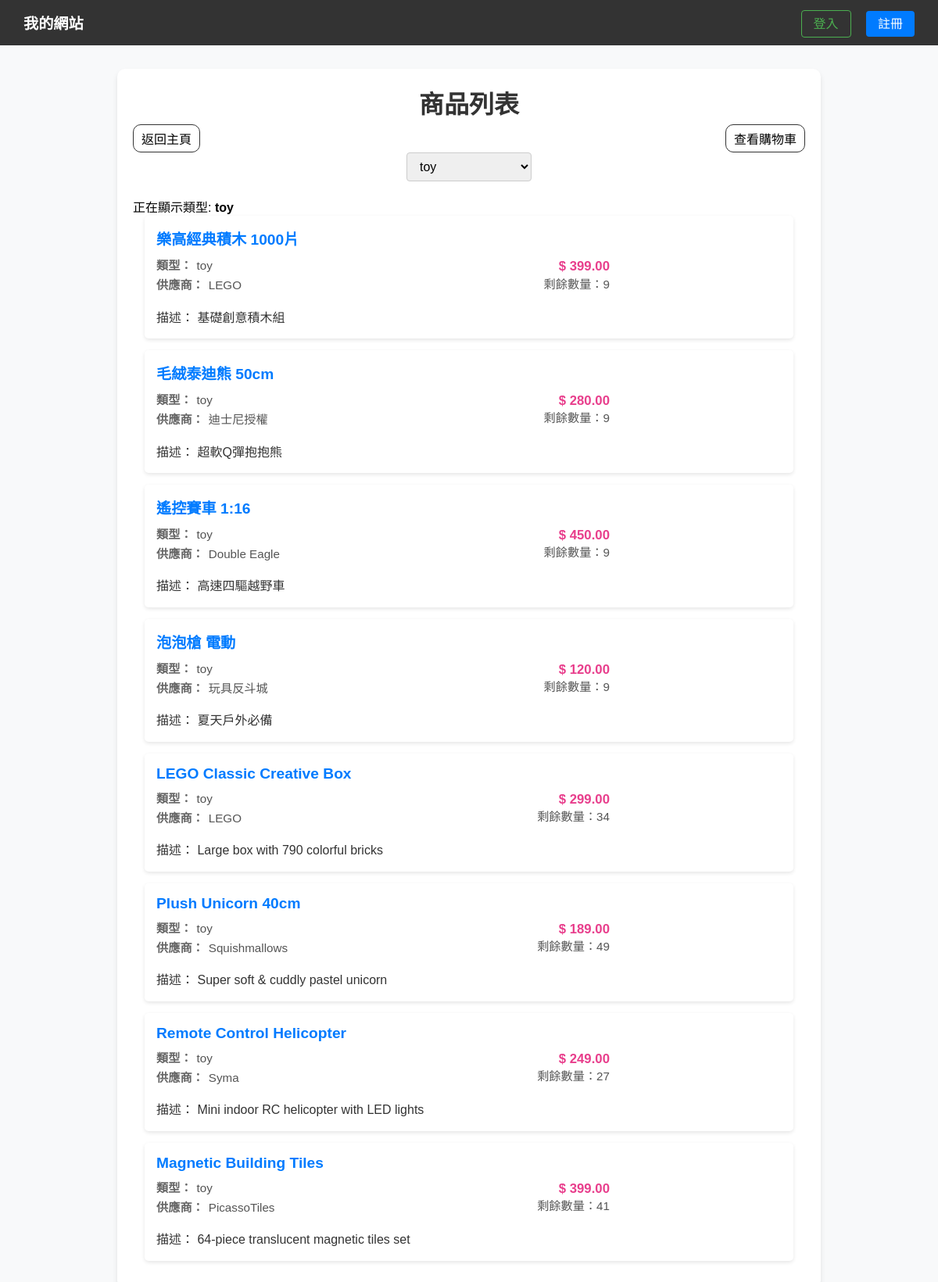
Screenshot of /list.php?type=toy with the database file from the repository.
### tables this page shows
CREATE TABLE `products` (
  `product_id` int(11) NOT NULL,
  `product_name` varchar(100) NOT NULL,
  `type` enum('drinks','food','toy','e-things') NOT NULL,
  `supplier` varchar(80) DEFAULT NULL,
  `description` text DEFAULT NULL,
  `price` decimal(10,2) NOT NULL,
  `qty` int(11) UNSIGNED NOT NULL DEFAULT 1 COMMENT 'Stock level of product',
  `updated_at` datetime DEFAULT current_timestamp() ON UPDATE current_timestamp(),
  `created_at` datetime DEFAULT current_timestamp()
);

### connect.php (called while the page is built, shortened)
<?php
$servername = "localhost";
$username = "root";
$password = "";
$db_name = "lab7";
$conn = new mysqli($servername, $username, $password, $db_name);
function safeQuery($sql, $types = null, $params = []) {
    global $conn;
    $stmt = $conn->prepare($sql);
    $response = new stdClass();
    if ($types && !empty($params)) {
        $stmt->bind_param($types, ...$params);
    }
    $response->success = $stmt->execute();
    $response->affected_rows = $stmt->affected_rows;
    $response->insert_id = $stmt->insert_id;
    $response->error = $stmt->error;
    $result = $stmt->get_result();
    $response->result = $result;
    return $response;
}
?>

### list.php (the view, shortened to what this page needs)
<?php
require_once("connect.php");
$product_types = [];
$sql_types = "SELECT DISTINCT type FROM products";
$res_types = safeQuery($sql_types);
if ($res_types->success) {
    $product_types = array_column($res_types->result->fetch_all(MYSQLI_ASSOC), 'type');
} else {
    error_log("Failed to fetch product types: " . $res_types->error);
}
$showingType = $_GET['type'] ?? '';
$products = [];
try {
    $sql = "SELECT * FROM products";
    $response = null;
    if ($showingType) {
        $sql = "SELECT * FROM products WHERE type = ?";
    }
    if ($showingType) {
        $response = safeQuery($sql, 's', [$showingType]);
    } else {
        $response = safeQuery($sql);
    }
    if ($response->success) {
        $products = $response->result->fetch_all(MYSQLI_ASSOC);
    } else {
        throw new Exception("Failed to fetch products: " . $response->error);
    }
} catch (Exception $e) {
    $products = [];
    error_log($e->getMessage());
}
?>
<!DOCTYPE html>
<html lang="zh-Hant">
<head>
    <link rel="stylesheet" href="style.css?v=<?php echo filemtime('style.css'); ?>">
</head>
<body>
    <?php require_once 'nav.php'; ?>
    <div class="content">
        <h1>商品列表</h1>
        <div style="display:grid; grid-template-columns: fit-content(100%) auto fit-content(100%); align-items: center; gap: 10px;">
            <a href="index.php">返回主頁</a>
            <a href="shopping_cart.php">查看購物車</a>
        </div>
        <div class="filter-container">
            <select onchange="location = this.value;" class="filter-select">
                <?php
                foreach ($product_types as $type) {
                    $selected = ($type === $showingType) ? 'selected' : '';
                    echo "<option value='list.php?type=" . urlencode($type) . "' $selected>" . htmlspecialchars($type) . "</option>";
                }
                ?>
            </select>
        </div>
        <?php if ($showingType): ?>
            <p>正在顯示類型: <strong><?php echo htmlspecialchars($showingType); ?></strong></p>
        <?php endif; ?>
        <ul class="product-list">
            <?php foreach ($products as $product): ?>
                <li>
                    <div class="product-details">
                        <strong><?php echo htmlspecialchars($product['product_name']); ?></strong>
                        <div class="product-info">
                            <?php
                            $remaining = intval($product['qty']);
                            ?>
                            <div class="product-row">
                                <div class="meta-left">
                                    <div class="product-meta"><span class="meta-label">類型：</span><span><?php echo htmlspecialchars($product['type']); ?></span></div>
                                    <div class="product-meta"><span class="meta-label">供應商：</span><span><?php echo htmlspecialchars($product['supplier']); ?></span></div>
                                </div>
                                <div class="meta-right">
                                    <div class="product-price">$ <?php echo htmlspecialchars($product['price']); ?></div>
                                    <?php if ($remaining !== null): ?>
                                        <?php if ($remaining <= 0): ?>
                                            <div class="sold-out-text">售罄</div>
                                        <?php else: ?>
                                            <div class="product-meta">剩餘數量：<?php echo $remaining; ?></div>
                                        <?php endif; ?>
                                    <?php endif; ?>
                                </div>
                            </div>
                            <div class="product-desc">描述： <?php echo htmlspecialchars($product['description']); ?></div>
                        </div>
                    </div>
                </li>
            <?php endforeach; ?>
        </ul>
    </div>
</body>
</html>

### style.css (style rules this page uses)
* { margin: 0; padding: 0; box-sizing: border-box; }
body { font-family: "Microsoft JhengHei", Arial, sans-serif; margin: 0; background-color: #f8f9fa; }
.content { max-width: 900px; margin: 30px auto; padding: 20px; background: white; border-radius: 10px; box-shadow: 0 4px 6px rgba(0, 0, 0, 0.1); }
.content a { text-decoration: none; color: inherit; border: #333 solid 1px; border-radius: 10px; padding: 5px 10px; }
h1 { text-align: center; color: #333; margin-bottom: 5px; }
.product-list { max-width:900px; margin:0 auto; padding:0 15px; }
.product-list li { background-color:white; margin-bottom:15px; padding:15px; border-radius:5px; box-shadow:0 2px 5px rgba(0,0,0,0.1); display:flex; justify-content:space-between; align-items:center; }
.product-details { flex:1; }
.product-details strong { font-size:1.2em; color:#007bff; }
.product-info { margin-top:10px; display:grid; grid-template-columns:1fr 180px; gap:12px 20px; align-items:start; line-height:1.4; }
.product-row { display:flex; justify-content:space-between; gap:12px; align-items:flex-start; }
.meta-left { display:flex; flex-direction:column; gap:4px; }
.meta-right { text-align:right; min-width:140px; }
.product-meta { color:#555; font-size:0.95em; }
.meta-label { color:#666; margin-right:6px; font-weight:600; }
.product-price { color:#e83e8c; font-weight:700; font-size:1.05em; }
.product-desc { grid-column:1 / -1; color:#333; margin-top:8px; }
html, body { -ms-overflow-style: none; scrollbar-width: none; }

### list.php (style rules this page uses)
.content { max-width: 900px; margin: 30px auto; padding: 20px; background: white; border-radius: 10px; box-shadow: 0 4px 6px rgba(0, 0, 0, 0.1); }
.filter-container { text-align: center; margin-bottom: 20px; }
.filter-select { padding: 8px 12px; font-size: 1em; border-radius: 4px; border: 1px solid #ccc; min-width: 160px; }
.product-list { max-width: 900px; margin: 0 auto; padding: 0 15px; }
ul { list-style-type: none; padding: 0; }
li { background-color: white; margin-bottom: 15px; padding: 15px; border-radius: 5px; box-shadow: 0 2px 5px rgba(0, 0, 0, 0.1); display: flex; justify-content: space-between; align-items: center; }
.product-details { flex: 1; }
.product-details strong { font-size: 1.2em; color: #007bff; }
.product-info { margin-top: 10px; display: grid; grid-template-columns: 1fr 180px; gap: 12px 20px; align-items: start; line-height: 1.4; }
.product-row { display: flex; justify-content: space-between; gap: 12px; align-items: flex-start; }
.meta-left { display: flex; flex-direction: column; gap: 4px; }
.meta-right { text-align: right; min-width: 140px; }
.product-meta { color: #555; font-size: 0.95em; }
.meta-label { color: #666; margin-right: 6px; font-weight: 600; }
.product-price { color: #e83e8c; font-weight: 700; font-size: 1.05em; }
.product-desc { grid-column: 1 / -1; color: #333; margin-top: 8px; }

### rows the page displays
products: product_name "樂高經典積木 1000片", type "toy", supplier "LEGO", price "399.00", qty "9", description "基礎創意積木組"
products: product_name "毛絨泰迪熊 50cm", type "toy", supplier "迪士尼授權", price "280.00", qty "9", description "超軟Q彈抱抱熊"
products: product_name "遙控賽車 1:16", type "toy", supplier "Double Eagle", price "450.00", qty "9", description "高速四驅越野車"
products: product_name "泡泡槍 電動", type "toy", supplier "玩具反斗城", price "120.00", qty "9", description "夏天戶外必備"
products: product_name "LEGO Classic Creative Box", type "toy", supplier "LEGO", price "299.00", qty "34", description "Large box with 790 colorful bricks"
products: product_name "Plush Unicorn 40cm", type "toy", supplier "Squishmallows", price "189.00", qty "49", description "Super soft & cuddly pastel unicorn"
products: product_name "Remote Control Helicopter", type "toy", supplier "Syma", price "249.00", qty "27", description "Mini indoor RC helicopter with LED lights"
products: product_name "Magnetic Building Tiles", type "toy", supplier "PicassoTiles", price "399.00", qty "41", description "64-piece translucent magnetic tiles set"

### other values shown
$showingType "toy"
form field value "toy"
